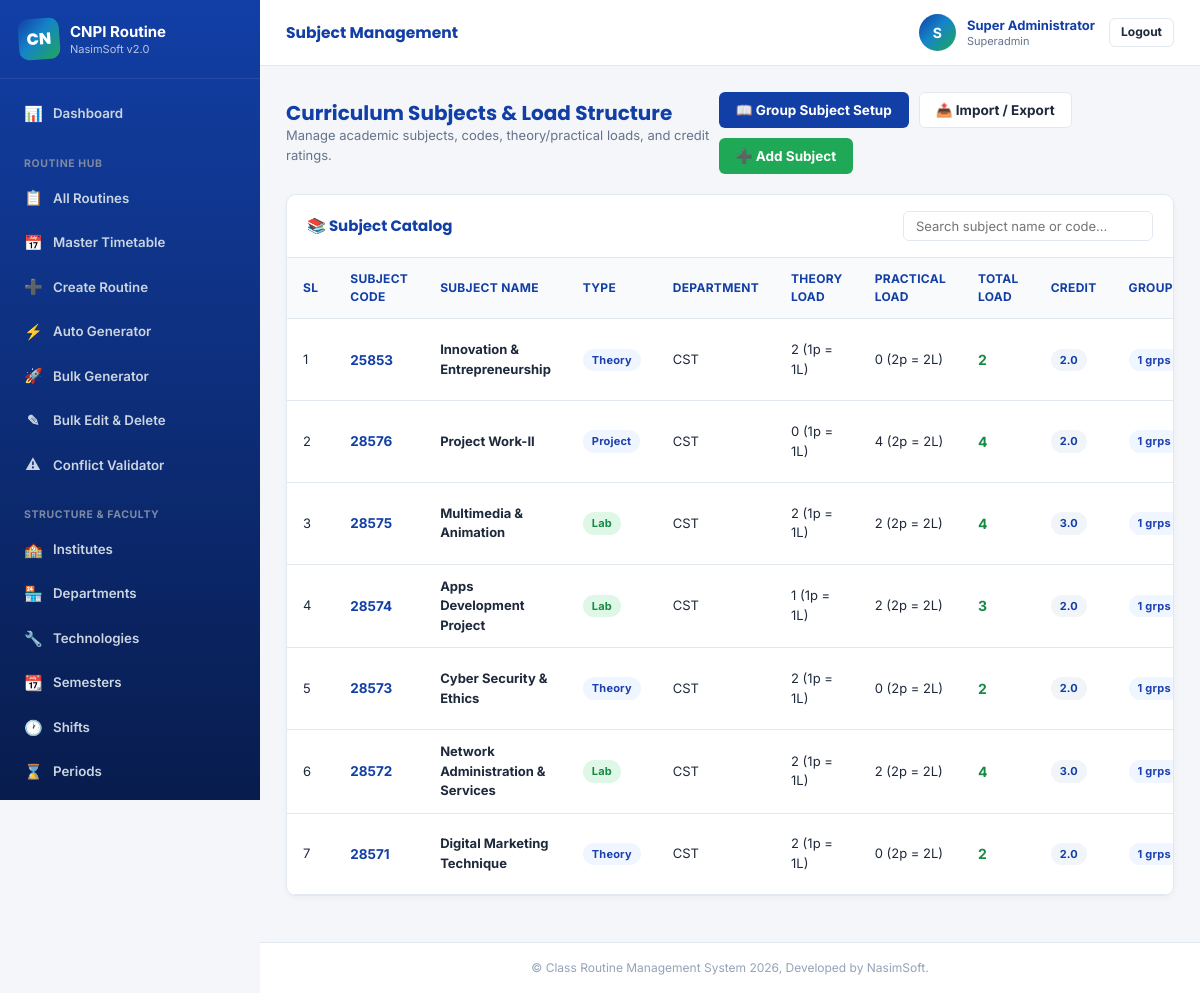
The app's page /admin/subjects.php (signed in) with its own data.
### tables this page shows
CREATE TABLE `subjects` (
    `id` INT AUTO_INCREMENT PRIMARY KEY,
    `name` VARCHAR(200) NOT NULL,
    `subject_code` VARCHAR(50) NOT NULL UNIQUE,
    `subject_type` ENUM('Theory', 'Lab', 'Practical', 'Project') NOT NULL DEFAULT 'Theory',
    `theory_load` INT NOT NULL DEFAULT 0,
    `practical_load` INT NOT NULL DEFAULT 0,
    `total_load` INT NOT NULL DEFAULT 0,
    `credit` DECIMAL(3,1) NOT NULL DEFAULT 3.0,
    `department_id` INT NOT NULL,
    `active` TINYINT(1) NOT NULL DEFAULT 1,
    `created_at` TIMESTAMP DEFAULT CURRENT_TIMESTAMP,
    `updated_at` TIMESTAMP DEFAULT CURRENT_TIMESTAMP ON UPDATE CURRENT_TIMESTAMP,
    FOREIGN KEY (`department_id`) REFERENCES `departments`(`id`) ON DELETE CASCADE,
    INDEX `idx_subject_code` (`subject_code`),
    INDEX `idx_subject_dept` (`department_id`)
);

CREATE TABLE `departments` (
    `id` INT AUTO_INCREMENT PRIMARY KEY,
    `institute_id` INT NOT NULL,
    `name` VARCHAR(150) NOT NULL,
    `code` VARCHAR(30) NOT NULL,
    `active` TINYINT(1) NOT NULL DEFAULT 1,
    `created_at` TIMESTAMP DEFAULT CURRENT_TIMESTAMP,
    `updated_at` TIMESTAMP DEFAULT CURRENT_TIMESTAMP ON UPDATE CURRENT_TIMESTAMP,
    FOREIGN KEY (`institute_id`) REFERENCES `institutes`(`id`) ON DELETE CASCADE,
    INDEX `idx_dept_institute` (`institute_id`),
    INDEX `idx_dept_code` (`code`)
);

### admin/subjects.php (the view, shortened to what this page needs)
<?php
$db = Database::getInstance();
$subjects = $db->query("
    SELECT s.*, d.name as department_name, d.code as department_code,
           (SELECT COUNT(*) FROM group_subjects WHERE subject_id = s.id) as assigned_groups,
           (SELECT COUNT(*) FROM routines WHERE subject_id = s.id) as routine_slots
    FROM subjects s
    LEFT JOIN departments d ON s.department_id = d.id
    ORDER BY s.id DESC
")->fetchAll();
require_once __DIR__ . '/../includes/header.php';
?>
<div style="display: flex; justify-content: space-between; align-items: center; margin-bottom: 20px;">
    <div>
        <h2 style="color: var(--navy-blue); font-size: 20px; font-weight: 700;">Curriculum Subjects & Load Structure</h2>
        <p style="color: var(--text-muted); font-size: 13px;">Manage academic subjects, codes, theory/practical loads, and credit ratings.</p>
    </div>
    <div style="display: flex; gap: 10px; flex-wrap: wrap;">
        <a href="group-subjects.php" class="btn btn-primary">&#128214; Group Subject Setup</a>
        <button class="btn btn-outline" onclick="App.openModal('csvModal')">&#128228; Import / Export</button>
        <button class="btn btn-accent" onclick="App.openModal('subjectModal')">&#10133; Add Subject</button>
    </div>
</div>
<div class="card">
    <div class="card-header">
        <h3>&#128218; Subject Catalog</h3>
        <input type="text" id="subjectSearch" class="form-control" placeholder="Search subject name or code..." style="max-width: 250px; padding: 6px 12px; font-size: 13px;">
    </div>
    <div class="card-body" style="padding: 0;">
        <div class="table-responsive">
            <table class="table" id="subjectTable">
                <thead>
                    <tr>
                        <th style="width: 50px;">SL</th>
                        <th>Subject Code</th>
                        <th>Subject Name</th>
                        <th>Type</th>
                        <th>Department</th>
                        <th>Theory Load</th>
                        <th>Practical Load</th>
                        <th>Total Load</th>
                        <th>Credit</th>
                        <th>Groups</th>
                    </tr>
                </thead>
                <tbody>
                    <?php if (empty($subjects)): ?>
                        <tr>
                            <td colspan="12" style="text-align: center; padding: 25px; color: var(--text-muted);">No subjects found in catalog.</td>
                        </tr>
                    <?php else: ?>
                        <?php foreach ($subjects as $idx => $s): ?>
                            <tr>
                                <td><?= $idx + 1 ?></td>
                                <td><strong style="color: var(--navy-blue); font-size: 13.5px;"><?= htmlspecialchars($s['subject_code']) ?></strong></td>
                                <td><strong><?= htmlspecialchars($s['name']) ?></strong></td>
                                <td>
                                    <span class="badge <?= $s['subject_type'] === 'Lab' || $s['subject_type'] === 'Practical' ? 'badge-accent' : 'badge-primary' ?>">
                                        <?= htmlspecialchars($s['subject_type']) ?>
                                    </span>
                                </td>
                                <td><?= htmlspecialchars($s['department_code'] ?? '') ?></td>
                                <td><?= $s['theory_load'] ?> (1p = 1L)</td>
                                <td><?= $s['practical_load'] ?> (2p = 2L)</td>
                                <td><strong style="color: var(--dark-orange); font-size: 14px;"><?= $s['total_load'] ?></strong></td>
                                <td><span class="badge badge-info"><?= number_format((float)$s['credit'], 1) ?></span></td>
                                <td><span class="badge badge-primary"><?= $s['assigned_groups'] ?> grps</span></td>
                            </tr>
                        <?php endforeach; ?>
                    <?php endif; ?>
                </tbody>
            </table>
        </div>
    </div>
</div>
<?php require_once __DIR__ . '/../includes/footer.php'; ?>

### assets/css/style.css (style rules this page uses)
:root { --navy: #123FA6; --navy-dark: #0A2A6E; --navy-soft: #1A50C9; --orange: #1FA855; --orange-dark: #178A46; --orange-light: #DEF7E6; --brand-gradient: linear-gradient(135deg, #123FA6 0%, #1584C9 45%, #1FA855 100%); --bg-light: #F4F6F9; --surface: #FFFFFF; --text-dark: #1E293B; --text-muted: #64748B; --text-faint: #94A3B8; --border-color: #E2E8F0; --success: #16A34A; --success-bg: #F0FDF4; --danger: #DC2626; --danger-bg: #FEF2F2; --warning: #D97706; --warning-bg: #FEF3C7; --info: #2563EB; --info-bg: #EFF6FF; --font-body: 'Inter', -apple-system, BlinkMacSystemFont, 'Segoe UI', Roboto, sans-serif; --font-heading: 'Poppins', var(--font-body); --font-print: 'Times New Roman', Georgia, 'Noto Serif', serif; --radius-sm: 6px; --radius: 10px; --radius-lg: 16px; --shadow-sm: 0 2px 6px rgba(15, 23, 42, 0.04); --shadow: 0 8px 24px rgba(15, 23, 42, 0.08); --shadow-lg: 0 20px 50px rgba(15, 23, 42, 0.18); --navy-blue: var(--navy); --dark-orange: var(--orange-dark); --accent: var(--orange); --border: var(--border-color); --light-gray: var(--bg-light); }
*, *::before, *::after { box-sizing: border-box; }
html { -webkit-text-size-adjust: 100%; }
body { margin: 0; font-family: var(--font-body); background: var(--bg-light); color: var(--text-dark); line-height: 1.5; -webkit-font-smoothing: antialiased; overflow-x: hidden; max-width: 100vw; }
h1, h2, h3, h4, h5, h6 { font-family: var(--font-heading); line-height: 1.25; margin: 0; }
p { margin: 0; }
a { color: inherit; }
button { font-family: inherit; }
.btn { display: inline-flex; align-items: center; gap: 6px; padding: 9px 16px; border-radius: var(--radius-sm); font-size: 13.5px; font-weight: 700; text-decoration: none; cursor: pointer; border: 1px solid transparent; transition: all 0.15s ease; line-height: 1.2; white-space: nowrap; }
.btn-primary { background: var(--navy); color: #FFF; }
.btn-accent, .btn-orange { background: var(--orange); color: #FFF; }
.btn-outline { border-color: var(--border-color); color: var(--text-dark); background: #FFF; }
.badge { font-size: 11px; font-weight: 700; padding: 3px 9px; border-radius: 20px; display: inline-block; letter-spacing: 0.2px; }
.badge-primary { background: var(--info-bg); color: #1E40AF; }
.badge-accent { background: var(--orange-light); color: var(--orange-dark); }
.badge-info { background: #F1F5F9; color: var(--navy); }
.form-control, .form-select { width: 100%; padding: 10px 12px; font-size: 13.5px; font-family: inherit; color: var(--text-dark); border: 1px solid var(--border-color); border-radius: var(--radius-sm); outline: none; background: #FFF; transition: border-color 0.15s ease, box-shadow 0.15s ease; }
.card { background: var(--surface); border: 1px solid var(--border-color); border-radius: var(--radius); margin-bottom: 20px; box-shadow: var(--shadow-sm); overflow: hidden; }
.card-header { padding: 16px 20px; border-bottom: 1px solid var(--border-color); display: flex; justify-content: space-between; align-items: center; gap: 12px; flex-wrap: wrap; }
.card-header h3 { font-size: 15px; font-weight: 700; color: var(--navy); }
.card-body { padding: 20px; }
.table-responsive, .table-card { overflow-x: auto; }
.table { width: 100%; border-collapse: collapse; text-align: left; }
.table th, .table td { padding: 12px 16px; border-bottom: 1px solid var(--border-color); font-size: 13px; vertical-align: middle; }
.table th { background: #F8FAFC; color: var(--navy); font-weight: 700; font-size: 12px; text-transform: uppercase; letter-spacing: 0.3px; }
body.admin-body { display: flex; min-height: 100vh; }

### records on screen
subjects: subject_code "25853", name "Innovation & Entrepreneurship", subject_type "Theory", department.code "CST", theory_load "2", practical_load "0", total_load "2", credit "2.0", assigned_groups "1"
subjects: subject_code "28576", name "Project Work-II", subject_type "Project", department.code "CST", theory_load "0", practical_load "4", total_load "4", credit "2.0", assigned_groups "1"
subjects: subject_code "28575", name "Multimedia & Animation", subject_type "Lab", department.code "CST", theory_load "2", practical_load "2", total_load "4", credit "3.0", assigned_groups "1"
subjects: subject_code "28574", name "Apps Development Project", subject_type "Lab", department.code "CST", theory_load "1", practical_load "2", total_load "3", credit "2.0", assigned_groups "1"
subjects: subject_code "28573", name "Cyber Security & Ethics", subject_type "Theory", department.code "CST", theory_load "2", practical_load "0", total_load "2", credit "2.0", assigned_groups "1"
subjects: subject_code "28572", name "Network Administration & Services", subject_type "Lab", department.code "CST", theory_load "2", practical_load "2", total_load "4", credit "3.0", assigned_groups "1"
subjects: subject_code "28571", name "Digital Marketing Technique", subject_type "Theory", department.code "CST", theory_load "2", practical_load "0", total_load "2", credit "2.0", assigned_groups "1"

### other values on screen
mb_substr($brandName, 0, 2) "CN"
$brandName "CNPI"
$pageTitle "Subject Management"
substr($userName, 0, 1) "S"
$userName "Super Administrator"
$userRole "Superadmin"
